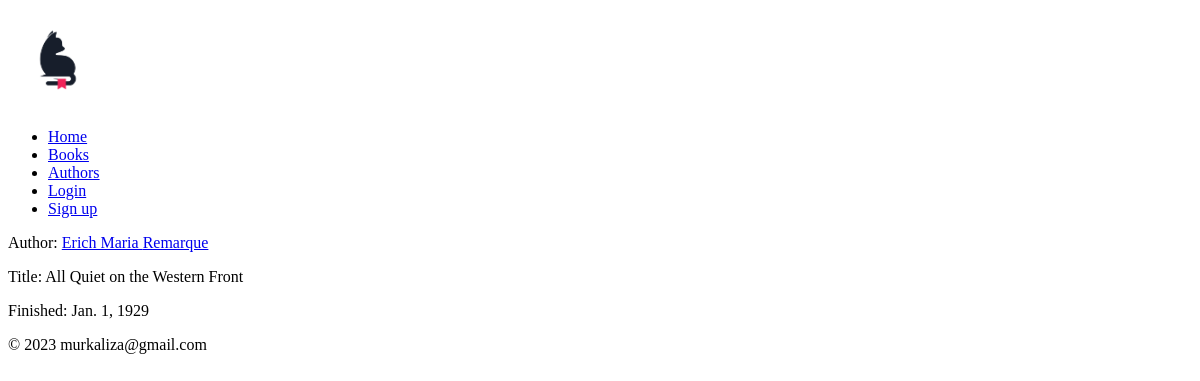
Screenshot of /books/all-quiet-on-the-western-front with the database file from the repository.
### books/models.py (models this page shows, shortened)
class Book(BaseModel):
    slug = models.SlugField(max_length=250, unique=True)
    title = models.CharField(max_length=250)
    finished = models.DateField(blank=True, null=True)
    author = models.ForeignKey(
        Author,
        on_delete=models.SET_NULL,
        blank=True, null=True,
        related_name='books'
    )
    class Meta:
        ordering = ['title']
        indexes = [
            models.Index(fields=['title']),
        ]

### authors/models.py (models this page shows, shortened)
class Author(BaseModel):
    slug = models.SlugField(max_length=250, unique=True)
    surname = models.CharField(max_length=250)
    name = models.CharField(max_length=250, blank=True)
    pen_name = models.CharField(max_length=250, blank=True)
    born = models.DateField(blank=True, null=True)
    died = models.DateField(blank=True, null=True)
    occupation = models.CharField(max_length=250, blank=True)
    citizenship = models.CharField(max_length=250, blank=True)
    biography = models.TextField(blank=True)
    class Meta:
        ordering = ['surname']
        indexes = [
            models.Index(fields=['surname']),
        ]

### books/views.py (the view)
# urls.py: path('<slug:slug>', detail_view, name="detail"),
def detail_view(request, slug):
    template_name = 'books/detail.html'
    book = Book.published.get(slug=slug)
    context = {
        'book': book,
    }
    return render(request, template_name, context)

### project/mixins/models.py (called while the page is built)
    def get_queryset(self):
        return super().get_queryset().filter(status=BaseModel.Status.PUBLISHED)

### templates/books/detail.html (shortened to what this page needs)
{% extends 'index.html' %}
{% block content %}
<p>Author: <a href="{% url 'authors:detail' book.author.slug %}">{{ book.author.name }} {{ book.author.surname }}</a></p>
<p>Title: {{ book.title }}</p>
<p>Finished: {{ book.finished }}</p>
{% endblock content %}

### assets/css/styles.css (style rules this page uses)
html, body { scroll-behavior: smooth; }

### rows the page displays
Book: author.name "Erich Maria", author.surname "Remarque", title "All Quiet on the Western Front", finished "Jan. 1, 1929"
